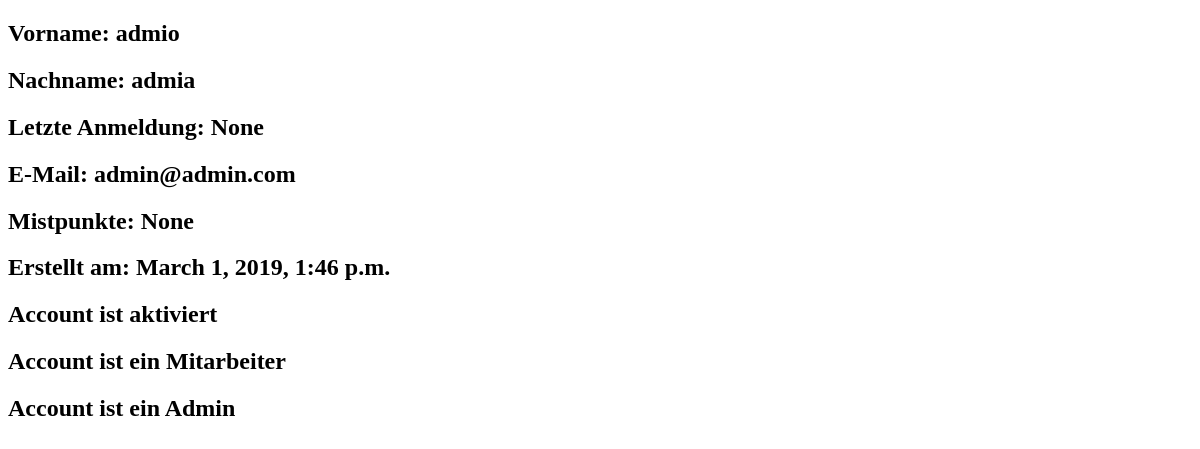
Before: /mitglieder/profil/ (signed in) with the older database file.
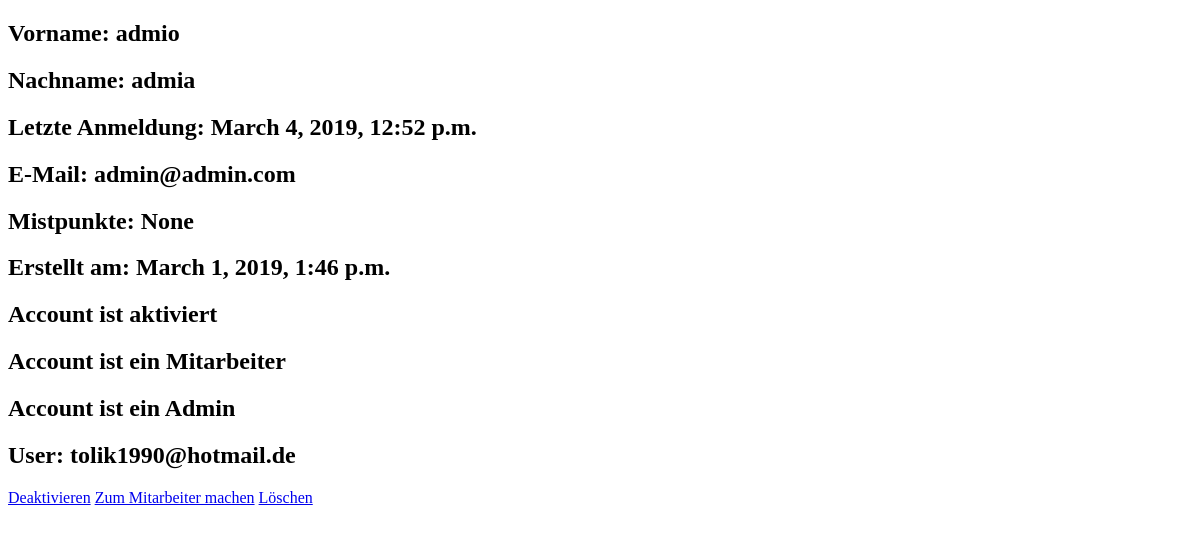
After: the same page with the newer database file.
### reithof_organizer/models.py (models this page shows, shortened)
class Profile(AbstractBaseUser, PermissionsMixin):
    username = models.CharField(_('Username'), max_length=150)
    vorname = models.CharField(_('Vorname'), max_length=50, blank=True)
    nachname = models.CharField(_('Nachname'), max_length=50, blank=True)
    password = models.CharField(_('Passwort'), max_length=128)
    last_login = models.DateTimeField(_('Letzte Anmeldung'), blank=True, null=True)
    email = models.EmailField(
        _('Email-Adresse'),
        unique=True,
        error_messages={
            'unique': _("Ein Nutzer mit dieser E-Mail-Adresse existiert bereits!"),
        },
    )
    geburtsdatum = models.DateField(_('Geburtsdatum'), auto_now_add=False, auto_now=False, null=True)
    mistpunkte = models.IntegerField(null=True)
    date_joined = models.DateTimeField(_('Erstellt am'), default=timezone.now)
    is_superuser = models.BooleanField(
        _('superuser status'),
        default=False,
        help_text=_(
            'Designates that this user has all permissions without '
            'explicitly assigning them.'
        ),
    )
    is_staff = models.BooleanField(
        _('staff status'),
        default=False,
        help_text=_('Designates whether the user can log into this admin site.'),
    )
    is_active = models.BooleanField(
        _('aktiv'),
        default=False,
        help_text=_(
            'Designates whether this user should be treated as active. '
            'Unselect this instead of deleting accounts.'
        ),
    )
    objects = ProfileUserManager()
    USERNAME_FIELD = 'email'
    REQUIRED_FIELDS = ['vorname', 'nachname']
    class Meta:
        verbose_name = _('Mitglied')
        verbose_name_plural = _('Mitglieder')

### mitgliederbereich/views.py (the view)
def profil(request):
    all_profiles = Profile.objects.all()
    return render(request, 'mitgliederbereich/profil.html', {'all_profiles': all_profiles})

### mitgliederbereich/templates/mitgliederbereich/profil.html (shortened to what this page needs)
<!DOCTYPE html>
<html lang="en">
<head>
</head>
<body>
<h2>Vorname: {{ user.vorname }}</h2>
<h2>Nachname: {{ user.nachname }}</h2>
<h2>Letzte Anmeldung: {{ user.last_login }}</h2>
<h2>E-Mail: {{ user.email }}</h2>
<h2>Mistpunkte: {{ user.mistpunkte }}</h2>
<h2>Erstellt am: {{ user.date_joined }}</h2>
{% if user.is_active %}
<h2>Account ist aktiviert</h2>
{% endif %}
{% if user.is_staff %}
<h2>Account ist ein Mitarbeiter</h2>
{% endif %}
{% if user.is_superuser %}
<h2>Account ist ein Admin</h2>
{% endif %}
{% if user.is_superuser %}
    {% for profile in all_profiles %}
        {% if not profile.is_superuser %}
            <h2>User: {{ profile.email }}</h2>
            {% if profile.is_active %}
            <a class="btn btn-primary" href="{% url 'deactivate_profile' profile.pk %}">Deaktivieren</a>
                {% else %}
                <a class="btn btn-primary" href="{% url 'activate_profile' profile.pk %}">Aktivieren</a>
            {% endif %}
            {% if profile.is_staff %}
            <a class="btn btn-primary" href="{% url 'not_staff_profile' profile.pk %}">Feuern</a>
                {% else %}
                <a class="btn btn-primary" href="{% url 'staff_profile' profile.pk %}">Zum Mitarbeiter machen</a>
            {% endif %}
            <a class="btn btn-primary" href="{% url 'delete_profil' profile.pk %}">Löschen</a>
        {% endif %}
    {% endfor %}
{% endif %}
</body>
</html>

Changed rows visible on the page:
changed Profile "admio": last_login "None" → "March 4, 2019, 12:52 p.m."
added Profile: email "tolik1990@hotmail.de", is_active "Deaktivieren", is_staff "Zum Mitarbeiter machen"
